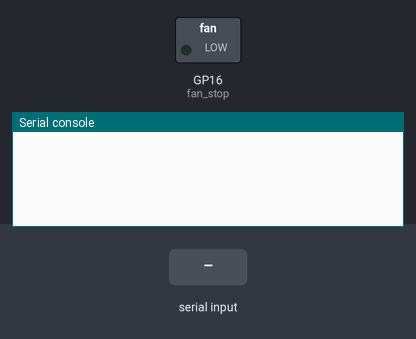
The program below on a simulated Raspberry Pi Pico running MicroPython. Parts: switched loads named in the program (green lamp = pin HIGH), the last lines printed to the serial console. The inputs (shaded band) are chosen by the test bench. Random numbers come from a fixed seed.

Above: at 1.2 s.
1.3 s: "cmd" typed at the serial console, then Enter
At 2.5 s:
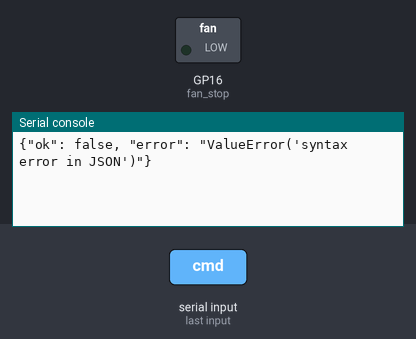
2.8 s: "1" typed at the serial console, then Enter
At 3.6 s:
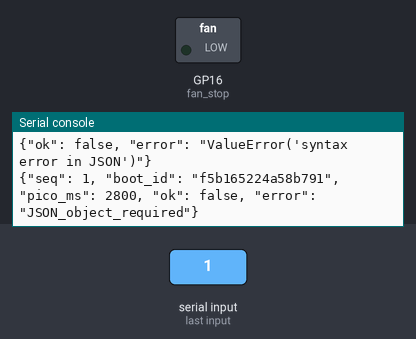

Measured:
- after the input at 1.3 s, the serial console: prints a new line at once (image 1)
- after the input at 2.8 s, the serial console: prints a new line at once (image 2)

The program:

main.py
```python
"""USB JSON commissioning firmware. Deliberately cannot run the fan.

Not the acquisition/control firmware: no RPM or calibrated sensor readings.
Commands (one JSON object per line): status, scan, stop; optional id echoed.
"""
from machine import Pin, I2C, unique_id
fan_stop = Pin(16, Pin.OUT, value=0)
import sys
import time
import select
import json
import os
import binascii

VERSION = "0.1.0-commissioning"
DEVICE_ID = binascii.hexlify(unique_id()).decode()
BOOT_ID = binascii.hexlify(os.urandom(8)).decode()
seq = 0
tach = Pin(15, Pin.IN)  # External 10k pull-up; do not drive the Tach line.


def status():
    return {"firmware": VERSION, "board": "Pico RP2040 / Carrier Rev E",
            "device_id": DEVICE_ID, "fan_enabled": False,
            "fan_command_percent": 0, "gp16_level": fan_stop.value(),
            "tach_level": tach.value(), "rpm": None,
            "rpm_valid": False, "mode": "commissioning_locked_stop"}


def inspect_bus(bus_id, sda, scl):
    result = {"bus": bus_id, "sda_gp": sda, "scl_gp": scl, "hz": 100000}
    # Never attempt recovery clock pulses on this first commissioning pass.
    result["idle_sda"] = Pin(sda, Pin.IN).value()
    result["idle_scl"] = Pin(scl, Pin.IN).value()
    if not result["idle_sda"] or not result["idle_scl"]:
        result["error"] = "bus_not_idle_high_check_power_wiring_pullups"
        return result
    try:
        bus = I2C(bus_id, sda=Pin(sda), scl=Pin(scl), freq=100000, timeout=50000)
        addresses = bus.scan()
        result["addresses"] = ["0x%02x" % a for a in addresses]
        result["identities"] = {}
        if bus_id == 0 and 0x25 in addresses:
            result["identities"]["0x25"] = {"candidate": "SDP810-125Pa", "identity_verified": False}
        if bus_id == 1:
            for address in (0x76, 0x77):
                if address in addresses:
                    chip_id = bus.readfrom_mem(address, 0xD0, 1)[0]
                    result["identities"]["0x%02x" % address] = {
                        "chip_id": chip_id, "bme280_id_matches": chip_id == 0x60}
            if 0x40 in addresses:
                def reg16(reg):
                    b = bus.readfrom_mem(0x40, reg, 2)
                    return (b[0] << 8) | b[1]
                manufacturer, die = reg16(0xFE), reg16(0xFF)
                result["identities"]["0x40"] = {
                    "manufacturer_id": manufacturer, "die_id": die,
                    "ina260_id_matches": manufacturer == 0x5449 and (die >> 4) == 0x227}
    except Exception as exc:
        result["error"] = repr(exc)
    finally:
        Pin(sda, Pin.IN)
        Pin(scl, Pin.IN)
    return result


def respond(request):
    global seq
    fan_stop.value(0)
    seq += 1
    response = {"seq": seq, "boot_id": BOOT_ID, "pico_ms": time.ticks_ms()}
    if not isinstance(request, dict):
        response.update(ok=False, error="JSON_object_required")
        return response
    response["id"] = request.get("id")
    command = request.get("cmd")
    if command in ("status", "stop"):
        response.update(ok=True, status=status())
    elif command == "scan":
        response.update(ok=True, buses=[inspect_bus(0, 0, 1), inspect_bus(1, 2, 3)])
    else:
        response.update(ok=False, error="unsupported_command_fan_locked_stop")
    return response


def main():
    poll = select.poll()
    poll.register(sys.stdin, select.POLLIN)
    line = ""
    overflow = False
    while True:
        fan_stop.value(0)
        if not poll.poll(100):
            continue
        char = sys.stdin.read(1)
        if not char:
            time.sleep_ms(20)
            continue
        if char in "\r\n":
            if line or overflow:
                try:
                    reply = ({"ok": False, "error": "line_too_long"} if overflow
                             else respond(json.loads(line)))
                except Exception as exc:
                    reply = {"ok": False, "error": repr(exc)}
                print(json.dumps(reply))
            line, overflow = "", False
        elif len(line) < 256 and not overflow:
            line += char
        else:
            overflow = True


try:
    main()
finally:
    fan_stop.value(0)
```

boot.py
```python
"""Rev E commissioning: hold the two-transistor fan driver STOP (GP16 low)."""
from machine import Pin
Pin(16, Pin.OUT, value=0)
```
